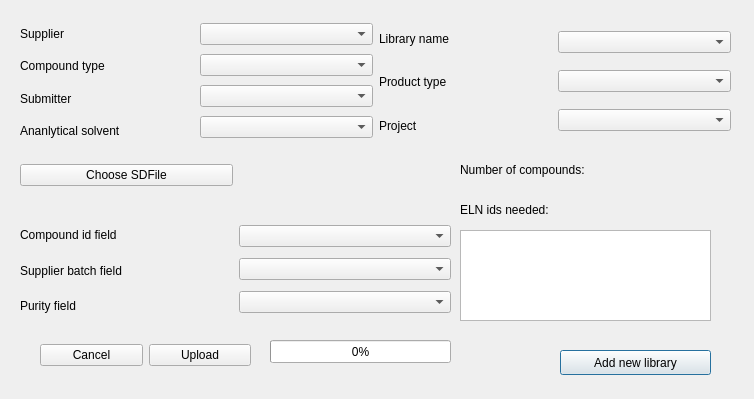
<?xml version="1.0" encoding="UTF-8"?>
<ui version="4.0">
 <class>LoadSDFile</class>
 <widget class="QDialog" name="LoadSDFile">
  <property name="geometry">
   <rect>
    <x>0</x>
    <y>0</y>
    <width>754</width>
    <height>399</height>
   </rect>
  </property>
  <property name="windowTitle">
   <string>Load SDFile</string>
  </property>
  <widget class="QWidget" name="layoutWidget_2">
   <property name="geometry">
    <rect>
     <x>20</x>
     <y>220</y>
     <width>431</width>
     <height>101</height>
    </rect>
   </property>
   <layout class="QHBoxLayout" name="horizontalLayout_5">
    <item>
     <layout class="QVBoxLayout" name="verticalLayout_5">
      <item>
       <widget class="QLabel" name="label_8">
        <property name="font">
         <font>
          <pointsize>9</pointsize>
         </font>
        </property>
        <property name="text">
         <string>Compound id field</string>
        </property>
       </widget>
      </item>
      <item>
       <widget class="QLabel" name="label_9">
        <property name="font">
         <font>
          <pointsize>9</pointsize>
         </font>
        </property>
        <property name="text">
         <string>Supplier batch field</string>
        </property>
       </widget>
      </item>
      <item>
       <widget class="QLabel" name="label_10">
        <property name="font">
         <font>
          <pointsize>9</pointsize>
         </font>
        </property>
        <property name="text">
         <string>Purity field</string>
        </property>
       </widget>
      </item>
     </layout>
    </item>
    <item>
     <layout class="QVBoxLayout" name="verticalLayout_6">
      <item>
       <widget class="QComboBox" name="cmpidfield_cb">
        <property name="font">
         <font>
          <pointsize>9</pointsize>
         </font>
        </property>
       </widget>
      </item>
      <item>
       <widget class="QComboBox" name="batchfield_cb">
        <property name="font">
         <font>
          <pointsize>9</pointsize>
         </font>
        </property>
       </widget>
      </item>
      <item>
       <widget class="QComboBox" name="purity_cb">
        <property name="font">
         <font>
          <pointsize>9</pointsize>
         </font>
        </property>
       </widget>
      </item>
     </layout>
    </item>
   </layout>
  </widget>
  <widget class="QPlainTextEdit" name="elnids_text">
   <property name="geometry">
    <rect>
     <x>460</x>
     <y>230</y>
     <width>251</width>
     <height>91</height>
    </rect>
   </property>
   <property name="font">
    <font>
     <pointsize>8</pointsize>
    </font>
   </property>
  </widget>
  <widget class="QPushButton" name="addlibrary_btn">
   <property name="geometry">
    <rect>
     <x>560</x>
     <y>350</y>
     <width>151</width>
     <height>25</height>
    </rect>
   </property>
   <property name="font">
    <font>
     <pointsize>9</pointsize>
    </font>
   </property>
   <property name="text">
    <string>Add new library</string>
   </property>
  </widget>
  <widget class="QWidget" name="layoutWidget">
   <property name="geometry">
    <rect>
     <x>20</x>
     <y>20</y>
     <width>711</width>
     <height>124</height>
    </rect>
   </property>
   <layout class="QHBoxLayout" name="horizontalLayout_3">
    <item>
     <layout class="QHBoxLayout" name="horizontalLayout">
      <item>
       <layout class="QVBoxLayout" name="verticalLayout">
        <item>
         <widget class="QLabel" name="label">
          <property name="font">
           <font>
            <pointsize>9</pointsize>
           </font>
          </property>
          <property name="text">
           <string>Supplier</string>
          </property>
         </widget>
        </item>
        <item>
         <widget class="QLabel" name="label_2">
          <property name="font">
           <font>
            <pointsize>9</pointsize>
           </font>
          </property>
          <property name="text">
           <string>Compound type</string>
          </property>
         </widget>
        </item>
        <item>
         <widget class="QLabel" name="label_4">
          <property name="font">
           <font>
            <pointsize>9</pointsize>
           </font>
          </property>
          <property name="text">
           <string>Submitter</string>
          </property>
         </widget>
        </item>
        <item>
         <widget class="QLabel" name="label_3">
          <property name="font">
           <font>
            <pointsize>9</pointsize>
           </font>
          </property>
          <property name="text">
           <string>Ananlytical solvent</string>
          </property>
         </widget>
        </item>
       </layout>
      </item>
      <item>
       <layout class="QVBoxLayout" name="verticalLayout_2">
        <item>
         <widget class="QComboBox" name="supplier_cb">
          <property name="font">
           <font>
            <pointsize>9</pointsize>
           </font>
          </property>
         </widget>
        </item>
        <item>
         <widget class="QComboBox" name="compoundtype_cb">
          <property name="font">
           <font>
            <pointsize>9</pointsize>
           </font>
          </property>
         </widget>
        </item>
        <item>
         <widget class="QComboBox" name="submitter_cb">
          <property name="font">
           <font>
            <pointsize>9</pointsize>
           </font>
          </property>
         </widget>
        </item>
        <item>
         <widget class="QComboBox" name="solvent_cb">
          <property name="font">
           <font>
            <pointsize>9</pointsize>
           </font>
          </property>
         </widget>
        </item>
       </layout>
      </item>
     </layout>
    </item>
    <item>
     <layout class="QHBoxLayout" name="horizontalLayout_2">
      <item>
       <layout class="QVBoxLayout" name="verticalLayout_3">
        <item>
         <widget class="QLabel" name="label_5">
          <property name="font">
           <font>
            <pointsize>9</pointsize>
           </font>
          </property>
          <property name="text">
           <string>Library name</string>
          </property>
         </widget>
        </item>
        <item>
         <widget class="QLabel" name="label_6">
          <property name="font">
           <font>
            <pointsize>9</pointsize>
           </font>
          </property>
          <property name="text">
           <string>Product type</string>
          </property>
         </widget>
        </item>
        <item>
         <widget class="QLabel" name="label_7">
          <property name="font">
           <font>
            <pointsize>9</pointsize>
           </font>
          </property>
          <property name="text">
           <string>Project</string>
          </property>
         </widget>
        </item>
       </layout>
      </item>
      <item>
       <layout class="QVBoxLayout" name="verticalLayout_4">
        <item>
         <widget class="QComboBox" name="library_cb">
          <property name="font">
           <font>
            <pointsize>9</pointsize>
           </font>
          </property>
         </widget>
        </item>
        <item>
         <widget class="QComboBox" name="producttype_cb">
          <property name="font">
           <font>
            <pointsize>9</pointsize>
           </font>
          </property>
         </widget>
        </item>
        <item>
         <widget class="QComboBox" name="project_cb">
          <property name="font">
           <font>
            <pointsize>9</pointsize>
           </font>
          </property>
         </widget>
        </item>
       </layout>
      </item>
     </layout>
    </item>
   </layout>
  </widget>
  <widget class="QWidget" name="layoutWidget">
   <property name="geometry">
    <rect>
     <x>20</x>
     <y>160</y>
     <width>431</width>
     <height>30</height>
    </rect>
   </property>
   <layout class="QHBoxLayout" name="horizontalLayout_4">
    <item>
     <widget class="QPushButton" name="selectsdf_btn">
      <property name="font">
       <font>
        <pointsize>9</pointsize>
       </font>
      </property>
      <property name="text">
       <string>Choose SDFile</string>
      </property>
     </widget>
    </item>
    <item>
     <widget class="QLabel" name="sdfname_lab">
      <property name="font">
       <font>
        <pointsize>9</pointsize>
       </font>
      </property>
      <property name="text">
       <string/>
      </property>
     </widget>
    </item>
   </layout>
  </widget>
  <widget class="QWidget" name="layoutWidget">
   <property name="geometry">
    <rect>
     <x>40</x>
     <y>340</y>
     <width>211</width>
     <height>30</height>
    </rect>
   </property>
   <layout class="QHBoxLayout" name="horizontalLayout_6">
    <item>
     <widget class="QPushButton" name="cancel_btn">
      <property name="font">
       <font>
        <pointsize>9</pointsize>
       </font>
      </property>
      <property name="text">
       <string>Cancel</string>
      </property>
     </widget>
    </item>
    <item>
     <widget class="QPushButton" name="upload_btn">
      <property name="font">
       <font>
        <pointsize>9</pointsize>
       </font>
      </property>
      <property name="text">
       <string>Upload</string>
      </property>
     </widget>
    </item>
   </layout>
  </widget>
  <widget class="QWidget" name="layoutWidget">
   <property name="geometry">
    <rect>
     <x>460</x>
     <y>160</y>
     <width>211</width>
     <height>20</height>
    </rect>
   </property>
   <layout class="QHBoxLayout" name="horizontalLayout_7">
    <item>
     <widget class="QLabel" name="label_13">
      <property name="font">
       <font>
        <pointsize>9</pointsize>
       </font>
      </property>
      <property name="text">
       <string>Number of compounds:</string>
      </property>
     </widget>
    </item>
    <item>
     <widget class="QLabel" name="compoundcount_lab">
      <property name="font">
       <font>
        <pointsize>9</pointsize>
       </font>
      </property>
      <property name="text">
       <string/>
      </property>
     </widget>
    </item>
   </layout>
  </widget>
  <widget class="QWidget" name="layoutWidget">
   <property name="geometry">
    <rect>
     <x>460</x>
     <y>200</y>
     <width>181</width>
     <height>20</height>
    </rect>
   </property>
   <layout class="QHBoxLayout" name="horizontalLayout_8">
    <item>
     <widget class="QLabel" name="label_12">
      <property name="font">
       <font>
        <pointsize>9</pointsize>
       </font>
      </property>
      <property name="text">
       <string>ELN ids needed: </string>
      </property>
     </widget>
    </item>
    <item>
     <widget class="QLabel" name="nrofelnids_lab">
      <property name="font">
       <font>
        <pointsize>9</pointsize>
       </font>
      </property>
      <property name="text">
       <string/>
      </property>
     </widget>
    </item>
   </layout>
  </widget>
  <widget class="QProgressBar" name="pbar">
   <property name="enabled">
    <bool>true</bool>
   </property>
   <property name="geometry">
    <rect>
     <x>270</x>
     <y>340</y>
     <width>181</width>
     <height>23</height>
    </rect>
   </property>
   <property name="value">
    <number>0</number>
   </property>
  </widget>
 </widget>
 <resources/>
 <connections/>
</ui>
